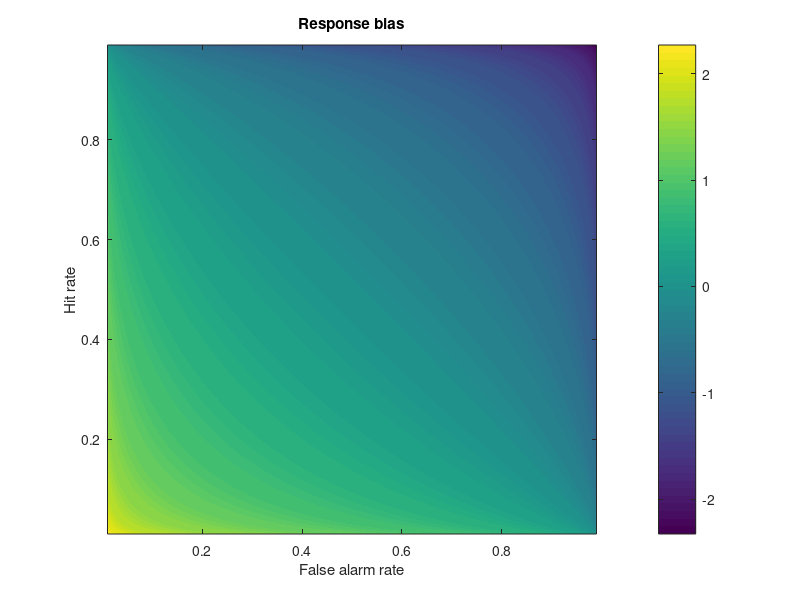

Recreate this plot in MATLAB.
%%
%   COURSE: Master statistics and machine learning: intuition, math, code										
%      URL: udemy.com/course/statsml_x/?couponCode=202112 
% 
%  SECTION: Signal detection theory
%    VIDEO: Response bias
% 
%  TEACHER: Mike X Cohen, sincxpress.com
%

%%

% a clear MATLAB workspace is a clear mental workspace
close all; clear; clc
pkg load statistics % load Octave stats package

%% example from the slides

% step 1
hitP = 22/30;
faP  =  3/30;

% step 2
hitZ = norminv(hitP);
faZ  = norminv(faP);

% step 3
dPrime = hitZ-faZ;
respBias = -(hitZ+faZ)/2

%% 2D bias space

% response probabilities
x  = .01:.01:.99;

% and convert to the 2D space like in the d' code
rb = -( norminv(x)' + norminv(x) )/2;

figure(2), clf
contourf(x,x,rb,80,'linecolor','none')
xlabel('False alarm rate')
ylabel('Hit rate')
title('Response bias')
colorbar
axis square

%% done.
